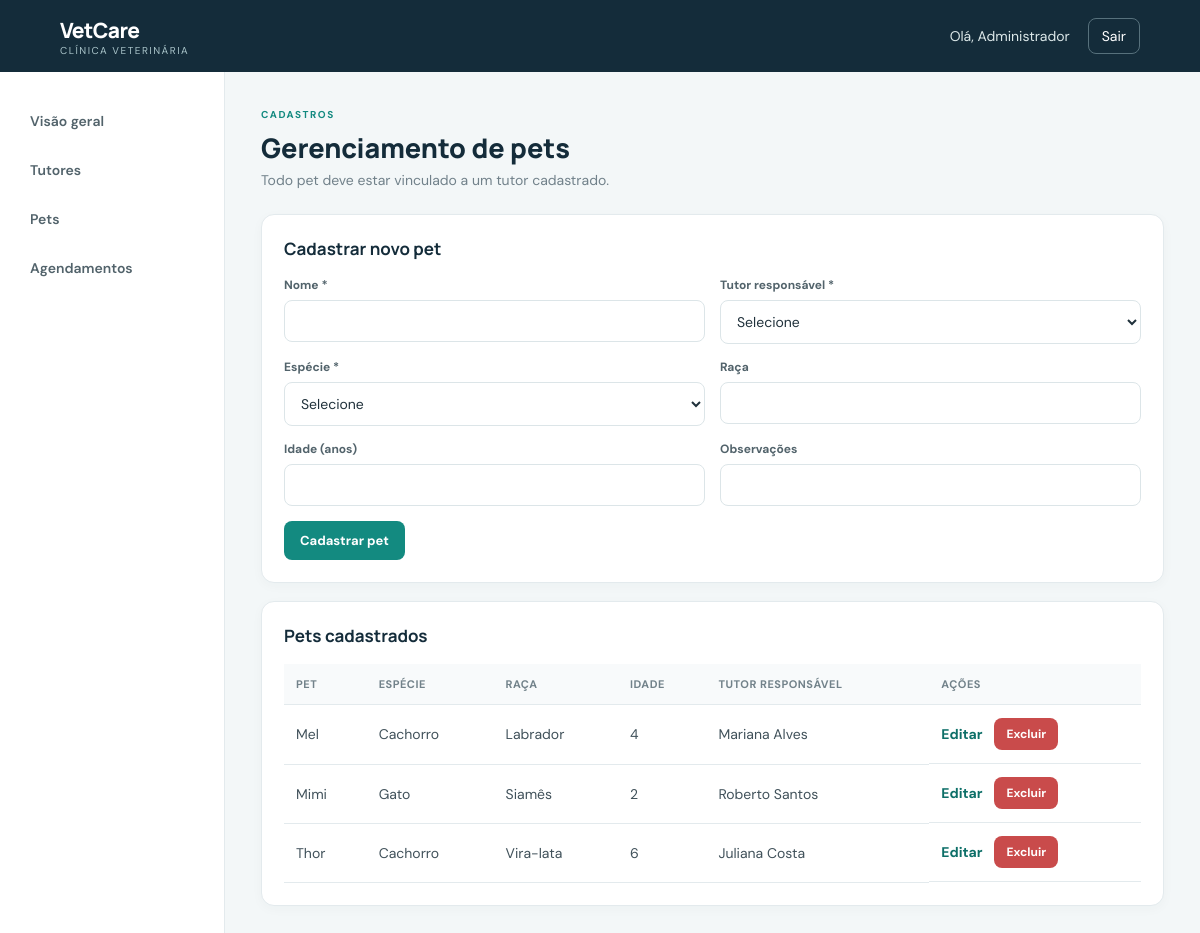
The page /pets.php (signed in) on the database its author committed.
### tables this page shows
CREATE TABLE pets (
    id_pet INT AUTO_INCREMENT PRIMARY KEY,
    id_tutor INT NOT NULL,
    nome VARCHAR(100) NOT NULL,
    especie VARCHAR(50) NOT NULL,
    raca VARCHAR(80) NULL,
    idade INT NULL,
    observacoes TEXT NULL,
    criado_em TIMESTAMP DEFAULT CURRENT_TIMESTAMP,
    CONSTRAINT fk_pet_tutor FOREIGN KEY (id_tutor)
      REFERENCES tutores(id_tutor) ON UPDATE CASCADE ON DELETE RESTRICT
);

CREATE TABLE tutores (
    id_tutor INT AUTO_INCREMENT PRIMARY KEY,
    nome VARCHAR(120) NOT NULL,
    cpf_criptografado TEXT NULL,
    telefone VARCHAR(25) NOT NULL,
    email VARCHAR(150) NULL,
    endereco VARCHAR(255) NULL,
    criado_em TIMESTAMP DEFAULT CURRENT_TIMESTAMP
);

### pets.php (the view, shortened to what this page needs)
<?php
require_once __DIR__ . '/funcoes.php';
$edicao = null;
$tutores = $conexao->query('SELECT id_tutor,nome FROM tutores ORDER BY nome');
$pets = $conexao->query('SELECT p.*,t.nome tutor FROM pets p JOIN tutores t ON t.id_tutor=p.id_tutor ORDER BY p.nome');
?>
<div class="page-heading"><div><p class="eyebrow">CADASTROS</p><h1>Gerenciamento de pets</h1><p class="muted">Todo pet deve estar vinculado a um tutor cadastrado.</p></div></div>
<div class="panel">
    <h2><?= $edicao ? 'Editar pet' : 'Cadastrar novo pet' ?></h2>
    <?php if ($tutores->num_rows === 0): ?>
        <p>Cadastre um tutor antes de cadastrar um pet.</p>
    <?php else: ?>
        <form method="post" class="form-grid">
            <div><label>Nome *</label><input name="nome" required value="<?=h($edicao['nome'] ?? '')?>"></div>
            <div><label>Tutor responsável *</label><select name="id_tutor" required><option value="">Selecione</option>
            </select></div>
            <div><label>Espécie *</label><select name="especie" required><option value="">Selecione</option>
            </select></div>
            <div><label>Raça</label><input name="raca" value="<?=h($edicao['raca'] ?? '')?>"></div>
            <div><label>Idade (anos)</label><input type="number" name="idade" min="0" value="<?=h((string)($edicao['idade'] ?? ''))?>"></div>
            <div><label>Observações</label><input name="observacoes" value="<?=h($edicao['observacoes'] ?? '')?>"></div>
            <div class="span-2 actions">
                <button class="btn" type="submit"><?= $edicao ? 'Salvar alterações' : 'Cadastrar pet' ?></button>
            </div>
        </form>
    <?php endif; ?>
</div>
<div class="panel">
    <h2>Pets cadastrados</h2>
    <div class="table-wrap"><table>
        <thead><tr><th>Pet</th><th>Espécie</th><th>Raça</th><th>Idade</th><th>Tutor responsável</th><th>Ações</th></tr></thead>
        <tbody>
        <?php if ($pets->num_rows === 0): ?>
            <tr><td colspan="6">Nenhum pet cadastrado.</td></tr>
        <?php else: while ($p = $pets->fetch_assoc()): ?>
            <tr>
                <td><?=h($p['nome'])?></td><td><?=h($p['especie'])?></td><td><?=h($p['raca'])?></td><td><?=h((string)$p['idade'])?></td><td><?=h($p['tutor'])?></td>
                <td class="action-cell">
                    <a class="text-link" href="pets.php?editar=<?=(int)$p['id_pet']?>">Editar</a>
                    <form method="post" class="delete-form" onsubmit="return confirm('Tem certeza de que deseja excluir este pet?');">
                        <button class="btn danger small" type="submit">Excluir</button>
                    </form>
                </td>
            </tr>
        <?php endwhile; endif; ?>
        </tbody>
    </table></div>
</div>

### assets/style.css (style rules this page uses)
:root { --navy:#142c3a;--teal:#138a80;--teal-dark:#0d6f68;--bg:#f3f7f8;--ink:#20313b;--muted:#71818a;--line:#e3eaed;--white:#fff }
* { box-sizing:border-box }
body { margin:0;background:var(--bg);color:var(--ink);font-family:'DM Sans',sans-serif;font-size:14px }
.page-heading { display:flex;justify-content:space-between;align-items:center;margin-bottom:25px }
.eyebrow { font-size:10px;font-weight:700;letter-spacing:1.5px;color:var(--teal);margin:0 0 8px }
.page-heading h1,.login-card h1 { font:800 27px Manrope,sans-serif;margin:0 0 5px;color:var(--navy) }
.muted { color:var(--muted);margin:0 }
.stat,.panel { background:white;border:1px solid var(--line);border-radius:13px;padding:22px;margin-bottom:18px;box-shadow:0 3px 12px #18384708 }
.panel h2 { font:700 17px Manrope;margin:0 0 17px;color:var(--navy) }
.table-wrap { overflow-x:auto }
table { width:100%;border-collapse:collapse;white-space:nowrap }
th { text-align:left;color:#72828a;font-size:11px;text-transform:uppercase;letter-spacing:.5px;background:#f8fafb }
td,th { padding:13px 12px;border-bottom:1px solid var(--line) }
td { color:#40515a }
.btn { display:inline-flex;align-items:center;justify-content:center;background:var(--teal);color:white;border:0;border-radius:8px;padding:11px 16px;font:700 13px 'DM Sans';text-decoration:none;cursor:pointer }
.btn.small { padding:8px 12px;font-size:12px }
.form-grid { display:grid;grid-template-columns:repeat(2,minmax(0,1fr));gap:15px }
.form-grid label,.login-card label { display:block;font-size:12px;font-weight:700;color:#52636b;margin:0 0 7px }
.form-grid input,.form-grid select,.search input,.inline-form input,.inline-form select,.login-card input { width:100%;border:1px solid #dce5e8;border-radius:8px;padding:11px 12px;font:14px 'DM Sans';background:#fff;color:var(--ink);outline:none }
.span-2 { grid-column:span 2 }
.actions { display:flex;gap:9px }
.text-link { color:var(--teal-dark);font-weight:700;text-decoration:none }
.action-cell { display:flex;align-items:center;gap:12px;white-space:nowrap }
.delete-form { display:inline-flex;margin:0 }
.btn.danger { background:#c94b4b;color:#fff }

### rows shown on the page
pets: nome "Mel", especie "Cachorro", raca "Labrador", idade "4", id_tutor.nome "Mariana Alves"
pets: nome "Mimi", especie "Gato", raca "Siamês", idade "2", id_tutor.nome "Roberto Santos"
pets: nome "Thor", especie "Cachorro", raca "Vira-lata", idade "6", id_tutor.nome "Juliana Costa"

### other values the page prints
$nome "Administrador"
